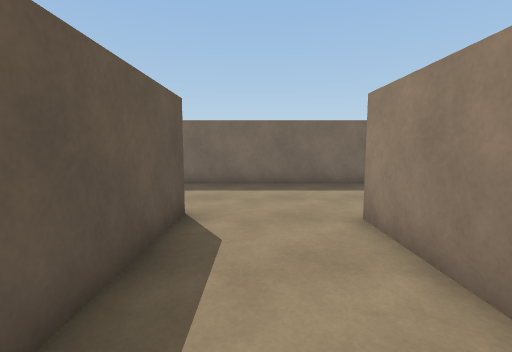
View 1 (above)

18 first-person views from a walk through a Unity game level. The camera is 1.3 m above the floor, tilts 6° down and sees 85° across. The floor is counted in squares, 1 m on a side. Each view is taken from the middle of a square. On the plan, view 1 faces up. The plan holds only what a view shows up to about 13 squares ahead; the rest is blank. The place goes on beyond the plan. Surface patterns are stand-ins for the level's own textures.

View 2
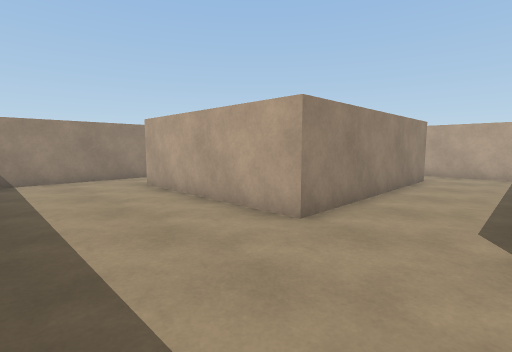

View 3
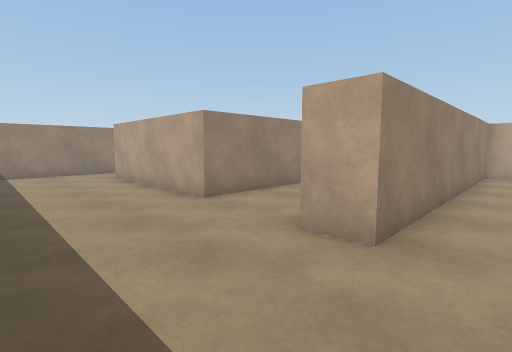

View 4
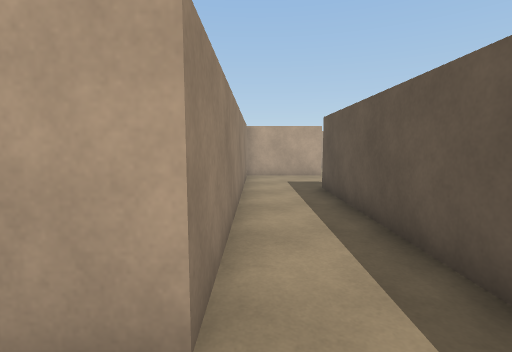

View 5
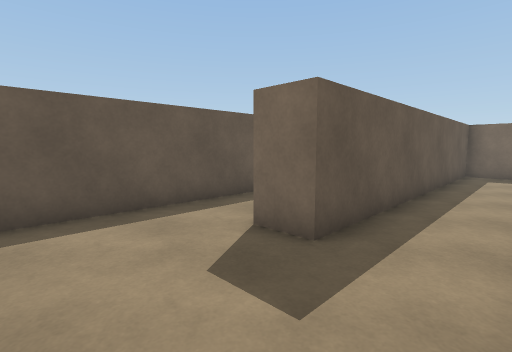

View 6
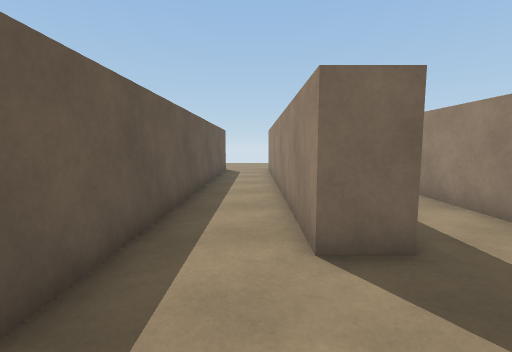

View 7
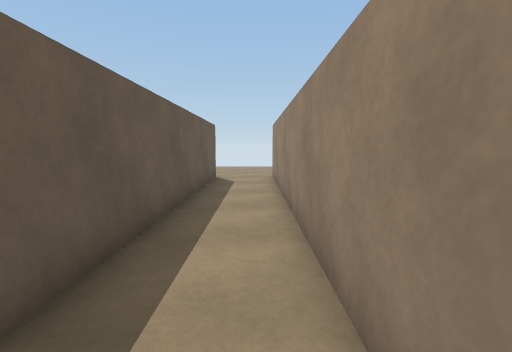

View 8
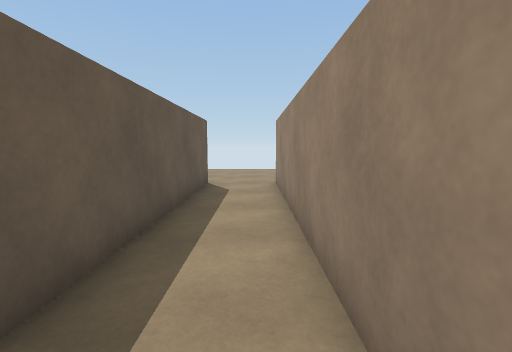

View 9
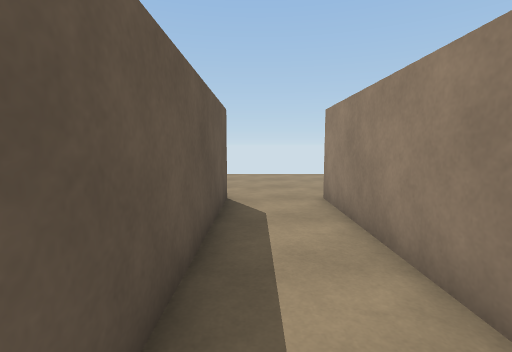

View 10
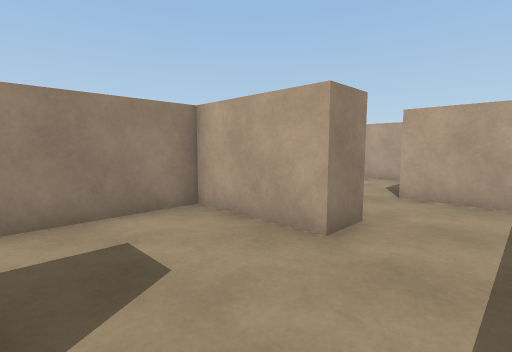

View 11
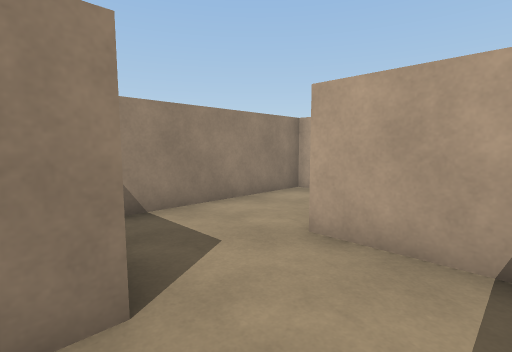

View 12
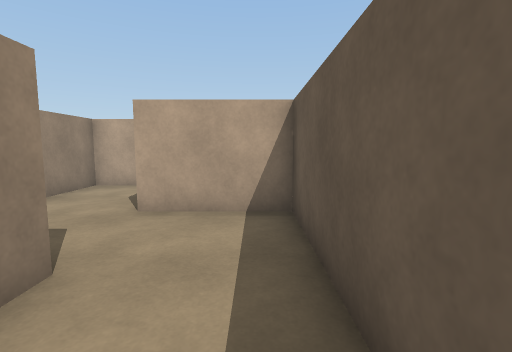

View 13
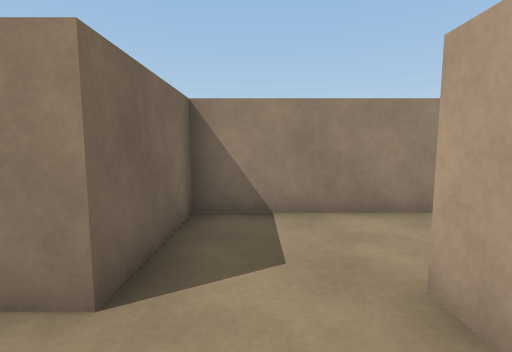

View 14
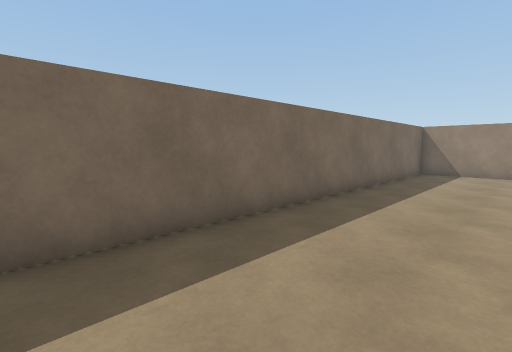

View 15
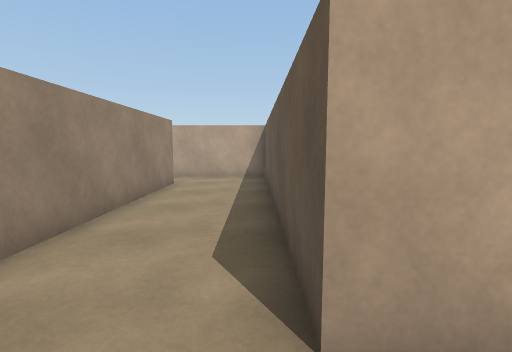

View 16
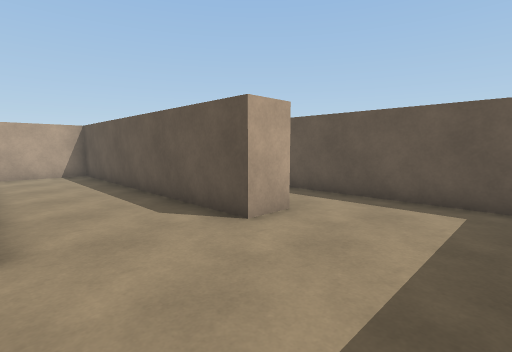

View 17
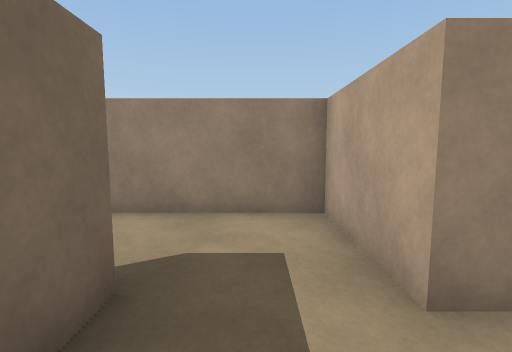

View 18
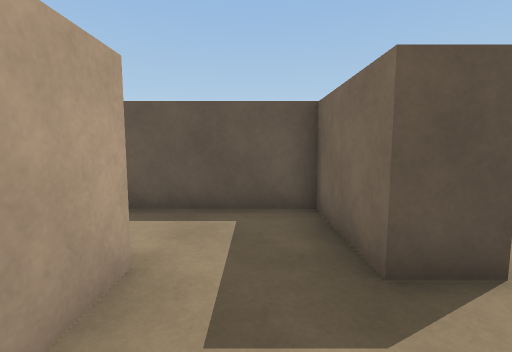

### Floor plan
Points are (right, up) in squares from view 1. A wall is a line through its corners. A room is listed if a view was taken in it or the views show most of it. See-through windows are left out.
Room 1 (views 1, 2, 3, 4, 5, 6, 7, 8, 9, 10, 12, 14, 15, 16)
walls: (1.9, -3) (1.9, 4.9) (8.4, 4.9); (-8.7, 11) (-8.7, -5.5); (-5.9, -5.5) (-2.6, -5.5) (-2.6, 5.4) (-1.4, 5.4) (-1.4, -5.1) (1.6, -5.1); (10.7, 5.6) (10.7, 9.8) (-5.1, 9.8) (-5.1, -1.8) (-6.3, -1.8) (-6.3, 11)
ways out: opening at (-7.5, -6.5) to room 2; opening at (-7.5, 11); opening at (2.5, -4); opening at (9.5, 4.5)
Room 2 (views 11, 13)
walls: (-8.7, -5.5) (-8.7, -9.5) (-6.6, -9.5); (-5.9, -6.7) (-5.9, -5.5)
ways out: opening at (-7.5, -6.5) to room 1; opening at (-6, -8.5) to room 4
Room 3 (view 17)
walls: (-5.9, -14.1) (-5.9, -13.4); (-5.6, -10.7) (-8.7, -10.7) (-8.7, -14.5)
ways out: opening at (-6, -12) to room 4
Room 4 (view 18)
walls: (-6.6, -9.5) (-5.6, -9.5) (-5.6, -10.7); (-5.9, -13.4) (-2.6, -13.4) (-2.6, -6.7) (-5.9, -6.7)
ways out: opening at (-6, -8.5) to room 2; opening at (-6, -12) to room 3

Positions as (right, up) in squares from view 1, and headings:
1: (0, 0), facing up
2: (-1, 9), facing down-right
3: (-4, 9), facing down-right
4: (-3, 7), facing down
5: (-3, -5), facing up-left
6: (-7, -5), facing up
7: (-7, -1), facing up
8: (-7, 1), facing up
9: (-8, 4), facing up
10: (-8, -2), facing down-right
11: (-8, -6), facing down-right
12: (-8, -4), facing down
13: (-8, -8), facing right
14: (-4, 6), facing up-right
15: (-1, 7), facing down
16: (2, 9), facing down-left
17: (-8, -12), facing right
18: (-3, -12), facing left
